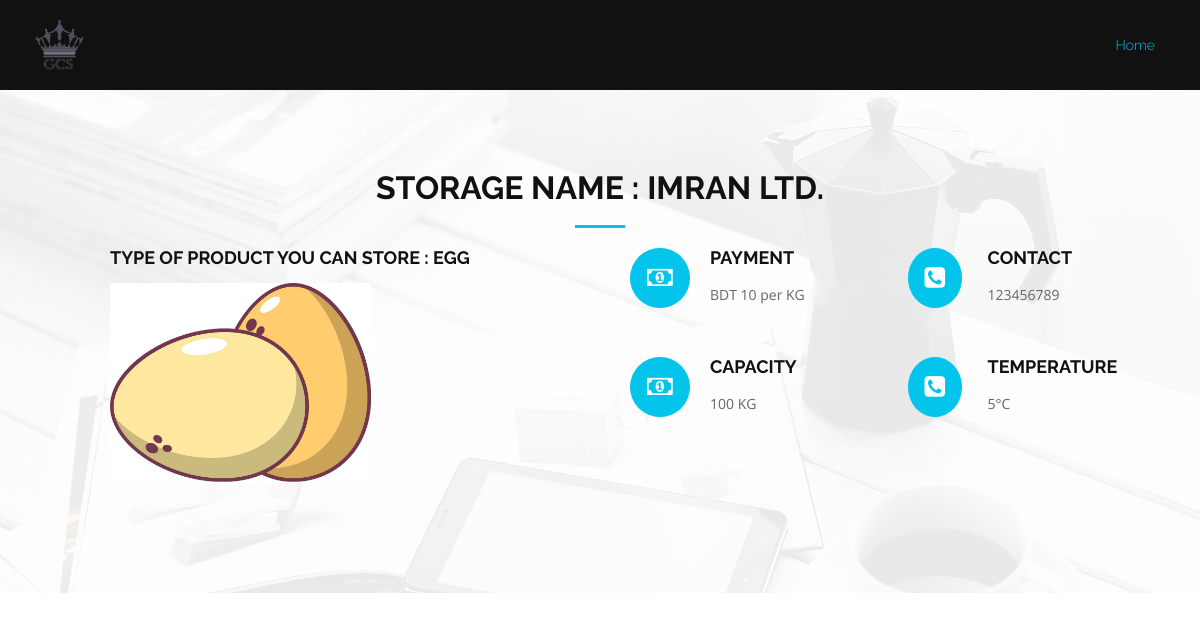
Before: /storagename.php?name=imran Ltd. with the older database file.
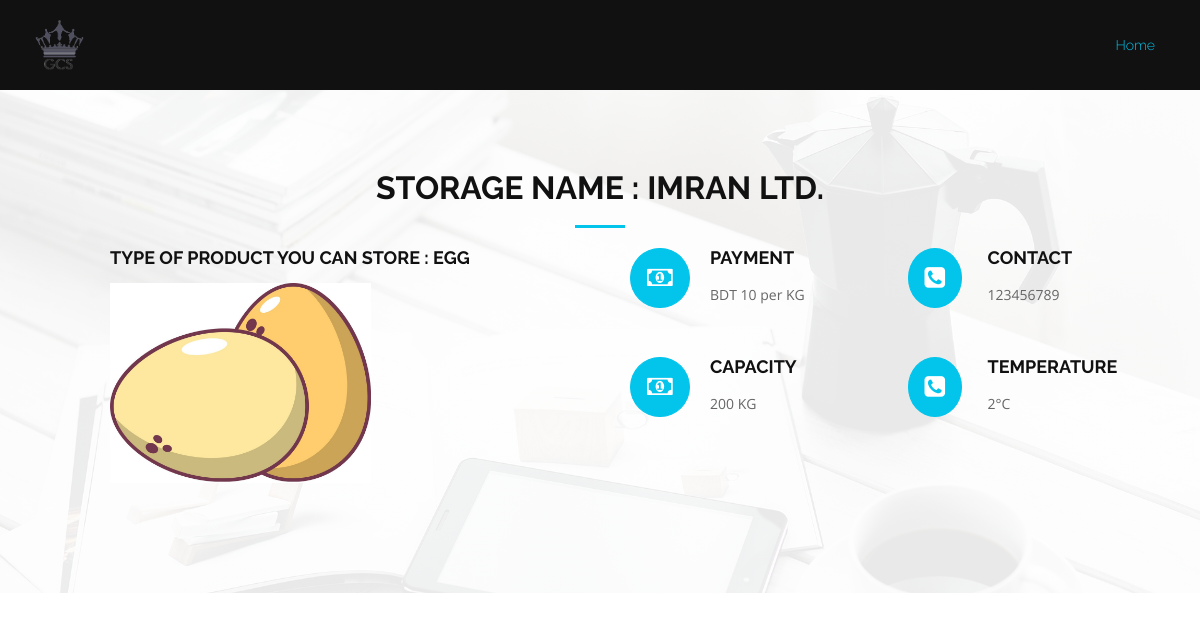
After: the same page with the newer database file.
### tables this page shows
CREATE TABLE `storage_info` (
  `storage_id` int(11) NOT NULL,
  `storage_name` varchar(50) NOT NULL,
  `product_type` varchar(100) DEFAULT NULL,
  `storage_location` varchar(50) NOT NULL,
  `payment` int(10) DEFAULT NULL,
  `contact` varchar(50) DEFAULT NULL,
  `storage_capacity` varchar(50) DEFAULT NULL,
  `storage_temperature` varchar(50) DEFAULT NULL,
  `space_booked` int(11) NOT NULL
);

### storagename.php (the view, shortened to what this page needs)
<?php
require 'dbconnection.php';
if (isset($_GET)) {
    $str_name = mysqli_real_escape_string($dbconnect, $_GET['name']);
    $sqlQuery = "SELECT * FROM `storage_info` WHERE `storage_name` = '$str_name'";
    $result= mysqli_query($dbconnect, $sqlQuery);
    $rows = mysqli_fetch_assoc($result);
    if ($rows) {
        $product_type   = $rows['product_type'];
        $payment        = $rows['payment'];
        $contact        = $rows['contact'];
        $str_cap        = $rows['storage_capacity'];
        $str_temp       = $rows['storage_temperature'];
    }
}
?>
<!DOCTYPE html>
<html lang="en">
<head>
    <link href="lib/bootstrap/css/bootstrap.min.css" rel="stylesheet">
    <link href="lib/font-awesome/css/font-awesome.min.css" rel="stylesheet">
    <link href="lib/animate-css/animate.min.css" rel="stylesheet">
    <link href="css/style.css" rel="stylesheet">
</head>
<body>
    <header id="header">
        <div class="container">
            <div id="logo" class="pull-left">
                <a><img src="img/logo.png" alt="" title="" /></img></a>
            </div>
            <nav id="nav-menu-container">
                <ul class="nav-menu">
                    <li class="menu-active"><a href="index.php">Home</a></li>
                </ul>
            </nav>
        </div>
    </header>
    <section id="services">
        <div class="container wow fadeInUp">
            <div class="row">
                <div class="col-md-12">
                    <h3 class="section-title">Storage Name : <?php echo $str_name; ?></h3>
                    <div class="section-title-divider"></div>
                </div>
            </div>
            <div class="row">
                <div class="col-md-6 service-item">
                    <h4 class="service-title"><a href="">Type of product you can store : <?php echo $product_type ?></a></h4>
                    <p class="service-description">
                        <img class="proType" src="img/<?php echo $product_type ?>.png" alt="">
                    </p>
                </div>
                <div class="col-md-6">
                    <div class="col-md-6 service-item">
                        <div class="service-icon"><i class="fa fa-money"></i></div>
                        <h4 class="service-title"><a href="">Payment</a></h4>
                        <p class="service-description"> BDT <?php echo $payment ?> per KG</p>
                    </div>
                    <div class="col-md-6 service-item">
                        <div class="service-icon"><i class="fa fa-phone-square"></i></div>
                        <h4 class="service-title"><a href="">Contact</a></h4>
                        <p class="service-description"><?php echo $contact ?></p>
                    </div>
                    <div class="col-md-6 service-item">
                        <div class="service-icon"><i class="fa fa-money"></i></div>
                        <h4 class="service-title"><a href="">Capacity</a></h4>
                        <p class="service-description"><?php echo $str_cap ?> KG</p>
                    </div>
                    <div class="col-md-6 service-item">
                        <div class="service-icon"><i class="fa fa-phone-square"></i></div>
                        <h4 class="service-title"><a href="">Temperature</a></h4>
                        <p class="service-description"><?php echo $str_temp ?>°C</p>
                    </div>
                </div>
            </div>
        </div>
    </section>
</body>
</html>

### css/style.css (style rules this page uses)
body { background: #fff; color: #666666; font-family: "Open Sans", sans-serif; }
a { color: #03C4EB; transition: 0.5s; }
p { padding: 0; margin: 0 0 30px 0; }
h1, h2, h3, h4, h5, h6 { font-family: "Raleway", sans-serif; font-weight: 400; margin: 0 0 20px 0; padding: 0; }
#header { background: #111; padding: 20px 0; height: 90px; }
#header #logo { float: left; }
#header #logo img { padding: 0; margin: 0; max-height: 50px; }
.nav-menu, .nav-menu * { margin: 0; padding: 0; list-style: none; }
.nav-menu li { position: relative; white-space: nowrap; }
.nav-menu > li { float: left; }
#nav-menu-container { float: right; margin: 5px 0; }
.nav-menu a { padding: 10px 15px; text-decoration: none; display: inline-block; color: #fff; font-family: 'Raleway', sans-serif; font-weight: 300; font-size: 14px; outline: none; }
.nav-menu a:hover, .nav-menu li:hover > a, .nav-menu .menu-active > a { color: #03C4EB; }
.section-title { font-size: 32px; color: #111; text-transform: uppercase; text-align: center; font-weight: 700; }
.section-title-divider { width: 50px; height: 3px; background: #03C4EB; margin: 0 auto; margin-bottom: 20px; }
#services { background: linear-gradient(rgba(255, 255, 255, 0.9), rgba(255, 255, 255, 0.9)), url("../img/services-bg.jpg") fixed center center; background-size: cover; padding: 80px 0 60px 0; }
#services .service-item { margin-bottom: 20px; }
#services .service-icon { float: left; background: #03C4EB; padding: 16px; border-radius: 50%; transition: 0.5s; border: 1px solid #03C4EB; }
#services .service-icon i { color: #fff; font-size: 24px; }
#services .service-title { margin-left: 80px; font-weight: 700; margin-bottom: 15px; text-transform: uppercase; }
#services .service-title a { color: #111; }
#services .service-description { margin-left: 80px; line-height: 24px; }
.proType { height: 200px!important; }

Changed rows visible on the page:
changed storage_info "EGG": storage_capacity "100" → "200"; storage_temperature "5" → "2"
